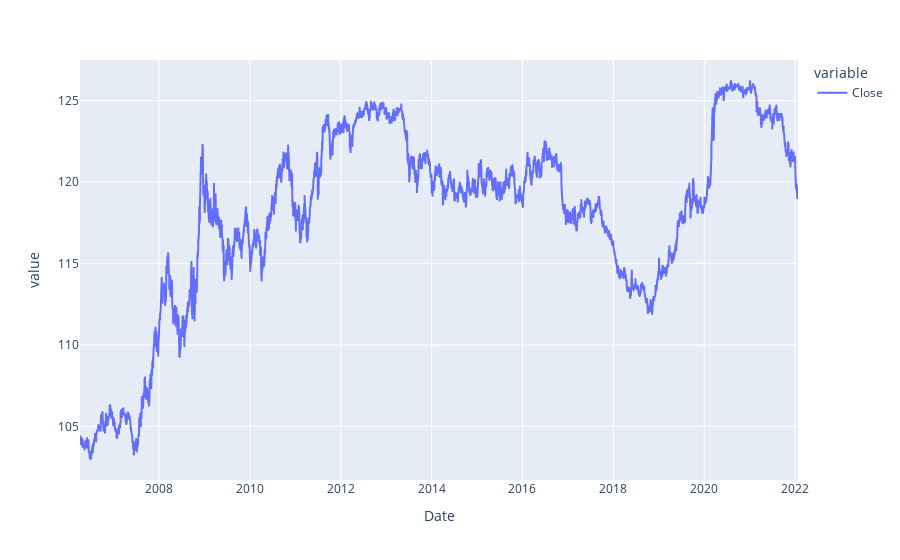

Here is the notebook cell this chart was saved with:
### Code cell
five_fig = px.line(five_bond)
five_fig.show()

### Figure 1 — Plotly figure (JSON) as saved in the notebook; plotly's stock layout.template omitted (floating-point values rounded to 4 significant figures; data arrays with more than 128 entries replaced by an {"elided": "..."} marker saying what was removed)
{"data": [{"hovertemplate": "variable=Close<br>Date=%{x}<br>value=%{y}<extra></extra>", "legendgroup": "Close", "line": {"color": "#636efa", "dash": "solid"}, "mode": "lines", "name": "Close", "showlegend": true, "type": "scattergl", "x": {"elided": "3978 str values"}, "xaxis": "x", "y": {"elided": "3978 float values"}, "yaxis": "y"}], "layout": {"legend": {"title": {"text": "variable"}, "tracegroupgap": 0}, "margin": {"t": 60}, "xaxis": {"anchor": "y", "domain": [0, 1], "title": {"text": "Date"}}, "yaxis": {"anchor": "x", "domain": [0, 1], "title": {"text": "value"}}}}
